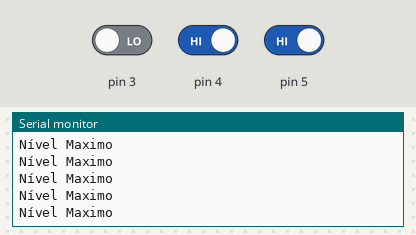
Bench run of a sketch on a simulated Arduino Uno, built with avr-gcc and run on an emulated ATmega328P. On the bench: the last lines printed to the serial monitor. The test bench sets the inputs (shaded band); at power-on: pin 5 HIGH, pin 3 LOW, pin 4 HIGH.

Above: at 1.2 s.
1.3 s: pin 5 driven LOW
At 1.31 s:
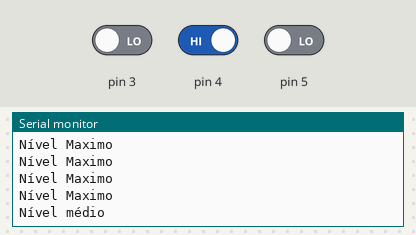
3.2 s: pin 3 driven HIGH and pin 4 driven LOW
At 3.21 s:
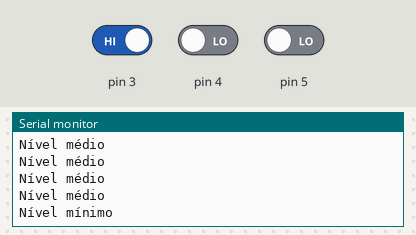

The sketch:

CodigoNivelAgua_Caseiro_.ino
```cpp
void setup() {
  // put your setup code here, to run once:
  Serial.begin(9600);
  pinMode(3, INPUT);
  pinMode(4, INPUT);
  pinMode(5, INPUT);

}

void loop() {
  // put your main code here, to run repeatedly:
/*
  Serial.print("Porta D3: ");
  Serial.println(digitalRead(3));
  Serial.print("Porta D4: ");
  Serial.println(digitalRead(4));
  Serial.print("Porta D5: ");
  Serial.println(digitalRead(5));
*/


  if (digitalRead(3) == 1 && digitalRead(4) == 0 && digitalRead(5) == 0) {
    Serial.println("Nível mínimo");
  }
  if (digitalRead(4) == 1 && digitalRead(5) == 0) {
    Serial.println("Nível médio");
  }
   if (digitalRead(5) == 1 ) {
    Serial.println("Nível Maximo");
  }
  delay(100);

}
```

Measured:
- after the input at 1.3 s, the serial monitor: prints a new line at once (image 1)
- after the input at 3.2 s, the serial monitor: prints a new line at once (image 2)
